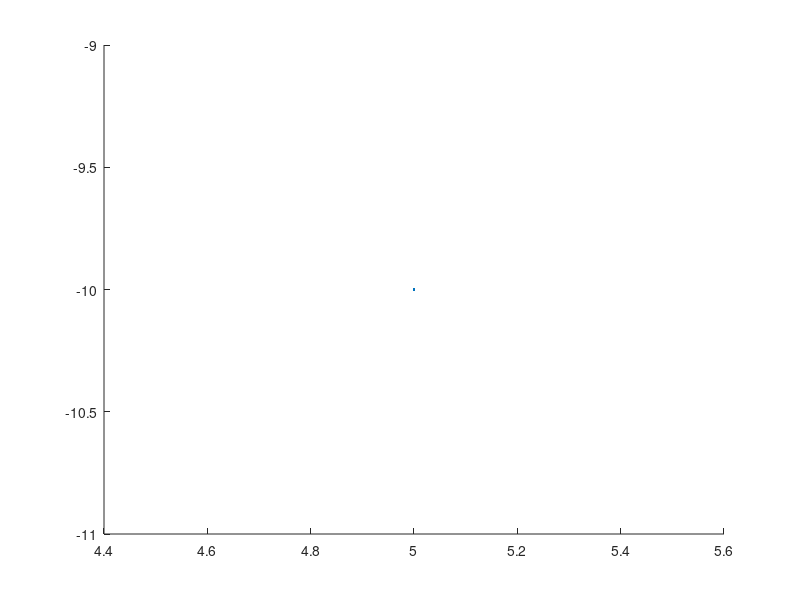

MATLAB code for this plot: (Note: this script raises an error after producing the figure.)

function bezier_cubic()
    figure();
    pt1 = [ 5;-10];
    pt2 = [9; 38];
    pt3 = [38; -5];
    pt4 = [45; 15];

    cla
    placelabel(pt1,'pt_1');
    placelabel(pt2,'pt_2');
    placelabel(pt3,'pt_3');
    placelabel(pt4,'pt_4');
    xlim([0 50]);
    ylim([-15 45])
    axis equal;
    
    hold on;
    grid on;
    SAMPLES = 18;
    t = linspace(0,1,SAMPLES);
    pts =  kron((1-t).^3,pt1) +kron(((1-t).^2*3).*t,pt2) +  kron(3.*(t.^2).*(1-t),pt3) +kron(t.^3,pt4);
    plot(pts(1,:),pts(2,:),'LineWidth',2);
    
    for k=1:size(pts,2)
        plot(pts(1,k),pts(2,k),'-o','Color',[1 0 0],...
        'MarkerSize',8,...
        'MarkerEdgeColor',[1 0 0],...
        'MarkerFaceColor',[1 0 0]);
    end
    hold off
    
    %% Compute Bezier curve length
    arc_length = compute_arc_length_cubic_bezier(pt1, pt2, pt3, pt4, 3);
    fprintf('ARC LENGTH   3 samples = %f\n', arc_length);
    
    arc_length = compute_arc_length_cubic_bezier(pt1, pt2, pt3, pt4, 7);
    fprintf('ARC LENGTH   7 samples = %f\n', arc_length);
    
    arc_length = compute_arc_length_cubic_bezier(pt1, pt2, pt3, pt4, 10);
    fprintf('ARC LENGTH  10 samples = %f\n', arc_length);    
    
    arc_length = compute_arc_length_cubic_bezier(pt1, pt2, pt3, pt4, 100);
    fprintf('ARC LENGTH 100 samples = %f\n', arc_length);
    
    arc_length = compute_arc_length_cubic_bezier(pt1, pt2, pt3, pt4, 400);
    fprintf('ARC LENGTH 400 samples = %f\n', arc_length);
    
     %% Equidistance points
    equidistance_points(pt1, pt2, pt3, pt4, 400);
    
end

function total_dist = compute_arc_length_cubic_bezier(pt1, pt2, pt3, pt4, samples)
    SAMPLES = samples;
    t       = linspace(0,1,SAMPLES);
    pts     = kron((1-t).^3,pt1) + kron(3*(1-t).^2.*t,pt2) + kron(3*(1-t).*t.^2,pt3) + kron(t.^3,pt4);
    
    total_dist = 0.0;
    for k=1:size(pts,2)-1
        dist = sqrt((pts(1,k+1)-pts(1,k))^2 + (pts(2,k+1)-pts(2,k))^2);
        total_dist = total_dist + dist;
        %fprintf('pts(%03d)-->pts(%03d) = %f\n', k, k+1, dist);
    end
    %fprintf('ARC LENGTH = %f\n', total_dist);
end

function equidistance_points(pt1, pt2, pt3, pt4, samples)
    figure;
    cla
    grid on
    placelabel(pt1,'pt_1');
    placelabel(pt2,'pt_2');
    placelabel(pt3,'pt_3');
    placelabel(pt4,'pt_4');    
    xlim([0 50]);
    ylim([-15 45]);
    axis equal
    hold on;
    
    total_dist = compute_arc_length_cubic_bezier(pt1, pt2, pt3, pt4, samples);
    
    SAMPLES = samples;
    t = linspace(0,1,SAMPLES);
    pts = kron((1-t).^3,pt1) + kron(3*(1-t).^2.*t,pt2) + kron(3*(1-t).*t.^2,pt3) + kron(t.^3,pt4);

    plot(pts(1,:),pts(2,:),'LineWidth',2);
    
    current_dist = 0.0;
    hits = 0;
    EQUIDISTANCE_POINTS = 18;
    update_target = 1;
    
    for k=1:size(pts,2)-1
       if(update_target == 1)
            target = (total_dist/EQUIDISTANCE_POINTS) * hits;
            update_target = 0;
       end
       
       dist = sqrt((pts(1,k+1)-pts(1,k))^2 + (pts(2,k+1)-pts(2,k))^2);
       current_dist = current_dist + dist;
       %fprintf('Current dist = %f     Target = %f\n', current_dist, target);
       if(target < current_dist)
            plot(pts(1,k),pts(2,k),'o','Color',[0 0 1],...
            'MarkerSize',8,...
            'MarkerEdgeColor','b',...
            'MarkerFaceColor','b');    
            hits = hits + 1;
            update_target = 1;
            %fprintf('Hits = %02d\n', hits);
       end
    end
    hold off;
end

function placelabel(pt,str)
    x = pt(1);
    y = pt(2);
    h = line(x,y);
    %scatter(x,y,'o');
    h.Marker = '*';
    h = text(x,y,str);
    
    h.HorizontalAlignment = 'center';
    h.VerticalAlignment = 'bottom';
end
  
